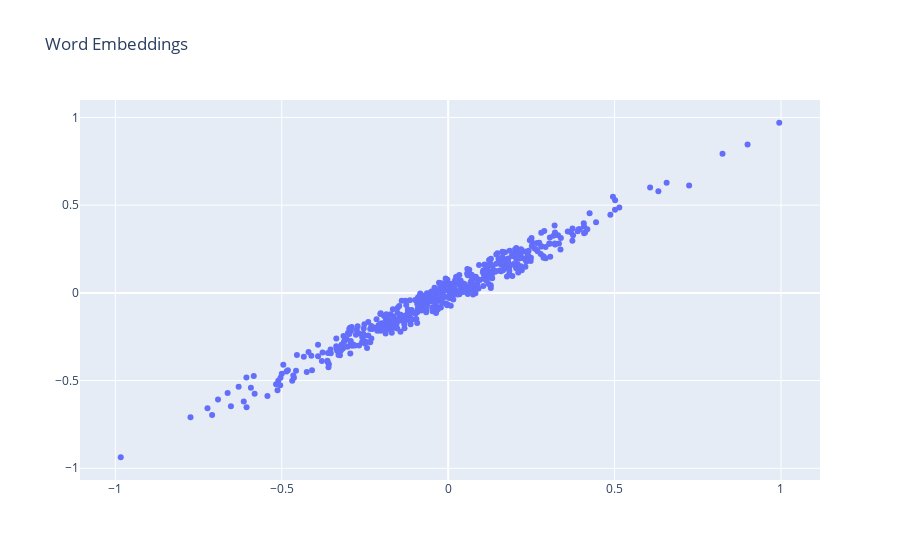

Here is the notebook cell this chart was saved with:
### Markdown cell above
Now you'll use a fancy plotting tool called *plotly* to show the embeddings with hovertext so you can move your mouse over the points to see the corresponding tokens.

### Code cell
def plot_2d_embeddings(embeddings, id_start=1, count=100):
  # Get 1st and 2nd embedding dims for the desired tokens.
  x1 = embeddings[id_start:id_start+count, 0]
  x2 = embeddings[id_start:id_start+count, 1]
  
  # Get the corresponding words from the reverse index (for labeling).
  tokens = [reverse_index[i] for i in range(id_start, id_start+count)]

  # Plot with the plotly library.
  data = plotly.Scatter(x=x1, y=x2, text=tokens,
                        mode='markers', textposition='bottom left',
                        hoverinfo='text')
  fig = plotly.Figure(data=[data],
                      layout=plotly.Layout(title="Word Embeddings",
                                           hovermode='closest'))
  fig.show()

# Very frequent tokens tend to be more syntactic than semantic, so let's plot
# some rarer words.    
plot_2d_embeddings(embeddings2, id_start=500, count=500)

### Figure 1 — Plotly figure (JSON) as saved in the notebook; plotly's stock layout.template omitted (floating-point values rounded to 4 significant figures; data arrays with more than 128 entries replaced by an {"elided": "..."} marker saying what was removed)
{"data": [{"hoverinfo": "text", "mode": "markers", "text": {"elided": "500 str values"}, "textposition": "bottom left", "type": "scatter", "x": {"elided": "500 float values"}, "y": {"elided": "500 float values"}}], "layout": {"hovermode": "closest", "title": {"text": "Word Embeddings"}}}
